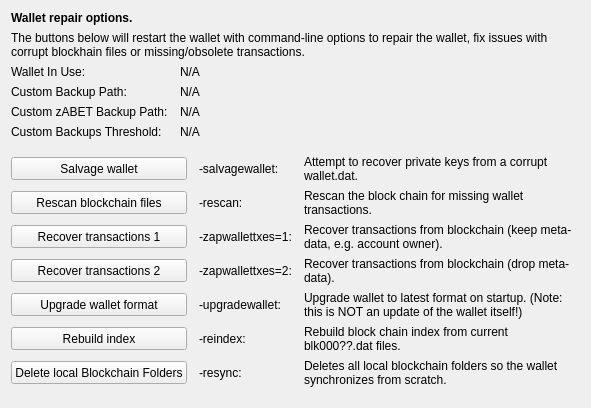
     <widget class="QWidget" name="tab_repair">
      <attribute name="title">
       <string>&amp;Wallet Repair</string>
      </attribute>
      <layout class="QGridLayout" name="gridLayout_4" columnstretch="0,0,0,0">
       <property name="horizontalSpacing">
        <number>12</number>
       </property>
       <item row="0" column="0" colspan="4">
        <widget class="QLabel" name="label_repair_header">
         <property name="font">
          <font>
           <weight>75</weight>
           <bold>true</bold>
          </font>
         </property>
         <property name="text">
          <string>Wallet repair options.</string>
         </property>
        </widget>
       </item>
       <item row="1" column="0" colspan="4">
        <widget class="QLabel" name="label_repair_helptext">
         <property name="font">
          <font>
           <weight>50</weight>
           <bold>false</bold>
          </font>
         </property>
         <property name="text">
          <string>The buttons below will restart the wallet with command-line options to repair the wallet, fix issues with corrupt blockhain files or missing/obsolete transactions.</string>
         </property>
         <property name="wordWrap">
          <bool>true</bool>
         </property>
        </widget>
       </item>
       <item row="2" column="0">
        <widget class="QLabel" name="wallet_path_label">
         <property name="text">
          <string>Wallet In Use:</string>
         </property>
        </widget>
       </item>
       <item row="2" column="1" colspan="3">
        <widget class="QLabel" name="wallet_path">
         <property name="cursor">
          <cursorShape>IBeamCursor</cursorShape>
         </property>
         <property name="text">
          <string>N/A</string>
         </property>
         <property name="textFormat">
          <enum>Qt::PlainText</enum>
         </property>
         <property name="textInteractionFlags">
          <set>Qt::LinksAccessibleByMouse|Qt::TextSelectableByKeyboard|Qt::TextSelectableByMouse</set>
         </property>
        </widget>
       </item>
       <item row="3" column="0">
        <widget class="QLabel" name="wallet_custombackuppath_label">
         <property name="text">
          <string>Custom Backup Path:</string>
         </property>
         <property name="visible">
          <bool>false</bool>
         </property>
        </widget>
       </item>
       <item row="3" column="1" colspan="3">
        <widget class="QLabel" name="wallet_custombackuppath">
         <property name="cursor">
          <cursorShape>IBeamCursor</cursorShape>
         </property>
         <property name="text">
          <string>N/A</string>
         </property>
         <property name="textFormat">
          <enum>Qt::PlainText</enum>
         </property>
         <property name="textInteractionFlags">
          <set>Qt::LinksAccessibleByMouse|Qt::TextSelectableByKeyboard|Qt::TextSelectableByMouse</set>
         </property>
         <property name="visible">
          <bool>false</bool>
         </property>
        </widget>
       </item>
       <item row="4" column="0">
        <widget class="QLabel" name="wallet_customzabetbackuppath_label">
         <property name="text">
          <string>Custom zABET Backup Path:</string>
         </property>
         <property name="visible">
          <bool>false</bool>
         </property>
        </widget>
       </item>
       <item row="4" column="1" colspan="3">
        <widget class="QLabel" name="wallet_customzabetbackuppath">
         <property name="cursor">
          <cursorShape>IBeamCursor</cursorShape>
         </property>
         <property name="text">
          <string>N/A</string>
         </property>
         <property name="textFormat">
          <enum>Qt::PlainText</enum>
         </property>
         <property name="textInteractionFlags">
          <set>Qt::LinksAccessibleByMouse|Qt::TextSelectableByKeyboard|Qt::TextSelectableByMouse</set>
         </property>
         <property name="visible">
          <bool>false</bool>
         </property>
        </widget>
       </item>
       <item row="5" column="0">
        <widget class="QLabel" name="wallet_custombackupthreshold_label">
         <property name="text">
          <string>Custom Backups Threshold:</string>
         </property>
         <property name="visible">
          <bool>false</bool>
         </property>
        </widget>
       </item>
       <item row="5" column="1" colspan="3">
        <widget class="QLabel" name="wallet_custombackupthreshold">
         <property name="cursor">
          <cursorShape>IBeamCursor</cursorShape>
         </property>
         <property name="text">
          <string>N/A</string>
         </property>
         <property name="textFormat">
          <enum>Qt::PlainText</enum>
         </property>
         <property name="textInteractionFlags">
          <set>Qt::LinksAccessibleByMouse|Qt::TextSelectableByKeyboard|Qt::TextSelectableByMouse</set>
         </property>
         <property name="visible">
          <bool>false</bool>
         </property>
        </widget>
       </item>
       <item row="6" column="0">
        <spacer name="verticalSpacer_repair1">
         <property name="orientation">
          <enum>Qt::Vertical</enum>
         </property>
         <property name="sizeHint" stdset="0">
          <size>
           <width>10</width>
           <height>10</height>
          </size>
         </property>
        </spacer>
       </item>
       <item row="7" column="0" colspan="2">
        <widget class="QPushButton" name="btn_salvagewallet">
         <property name="minimumSize">
          <size>
           <width>100</width>
           <height>23</height>
          </size>
         </property>
         <property name="text">
          <string>Salvage wallet</string>
         </property>
        </widget>
       </item>
       <item row="7" column="2">
        <widget class="QLabel" name="label_repair_salvage_command">
         <property name="text">
          <string notr="true">-salvagewallet:</string>
         </property>
        </widget>
       </item>
       <item row="7" column="3">
        <widget class="QLabel" name="label_repair_salvage">
         <property name="text">
          <string>Attempt to recover private keys from a corrupt wallet.dat.</string>
         </property>
         <property name="wordWrap">
          <bool>true</bool>
         </property>
        </widget>
       </item>
       <item row="8" column="0" colspan="2">
        <widget class="QPushButton" name="btn_rescan">
         <property name="minimumSize">
          <size>
           <width>100</width>
           <height>23</height>
          </size>
         </property>
         <property name="text">
          <string>Rescan blockchain files</string>
         </property>
        </widget>
       </item>
       <item row="8" column="2">
        <widget class="QLabel" name="label_repair_rescan_command">
         <property name="text">
          <string notr="true">-rescan:</string>
         </property>
        </widget>
       </item>
       <item row="8" column="3">
        <widget class="QLabel" name="label_repair_rescan">
         <property name="text">
          <string>Rescan the block chain for missing wallet transactions.</string>
         </property>
         <property name="wordWrap">
          <bool>true</bool>
         </property>
        </widget>
       </item>
       <item row="9" column="0" colspan="2">
        <widget class="QPushButton" name="btn_zapwallettxes1">
         <property name="minimumSize">
          <size>
           <width>100</width>
           <height>23</height>
          </size>
         </property>
         <property name="text">
          <string>Recover transactions 1</string>
         </property>
        </widget>
       </item>
       <item row="9" column="2">
        <widget class="QLabel" name="label_repair_zap1_command">
         <property name="text">
          <string notr="true">-zapwallettxes=1:</string>
         </property>
        </widget>
       </item>
       <item row="9" column="3">
        <widget class="QLabel" name="label_repair_zap1">
         <property name="text">
          <string>Recover transactions from blockchain (keep meta-data, e.g. account owner).</string>
         </property>
         <property name="wordWrap">
          <bool>true</bool>
         </property>
        </widget>
       </item>
       <item row="10" column="0" colspan="2">
        <widget class="QPushButton" name="btn_zapwallettxes2">
         <property name="minimumSize">
          <size>
           <width>100</width>
           <height>23</height>
          </size>
         </property>
         <property name="text">
          <string>Recover transactions 2</string>
         </property>
        </widget>
       </item>
       <item row="10" column="2">
        <widget class="QLabel" name="label_repair_zap2_command">
         <property name="text">
          <string notr="true">-zapwallettxes=2:</string>
         </property>
        </widget>
       </item>
       <item row="10" column="3">
        <widget class="QLabel" name="label_repair_zap2">
         <property name="text">
          <string>Recover transactions from blockchain (drop meta-data).</string>
         </property>
         <property name="wordWrap">
          <bool>true</bool>
         </property>
        </widget>
       </item>
       <item row="11" column="0" colspan="2">
        <widget class="QPushButton" name="btn_upgradewallet">
         <property name="minimumSize">
          <size>
           <width>100</width>
           <height>23</height>
          </size>
         </property>
         <property name="text">
          <string>Upgrade wallet format</string>
         </property>
        </widget>
       </item>
       <item row="11" column="2">
        <widget class="QLabel" name="label_repair_upgrade_command">
         <property name="text">
          <string notr="true">-upgradewallet:</string>
         </property>
        </widget>
       </item>
       <item row="11" column="3">
        <widget class="QLabel" name="label_repair_upgrade">
         <property name="text">
          <string>Upgrade wallet to latest format on startup. (Note: this is NOT an update of the wallet itself!)</string>
         </property>
         <property name="wordWrap">
          <bool>true</bool>
         </property>
        </widget>
       </item>
       <item row="12" column="0" colspan="2">
        <widget class="QPushButton" name="btn_reindex">
         <property name="minimumSize">
          <size>
           <width>100</width>
           <height>23</height>
          </size>
         </property>
         <property name="text">
          <string>Rebuild index</string>
         </property>
        </widget>
       </item>
       <item row="12" column="2">
        <widget class="QLabel" name="label_repair_reindex_command">
         <property name="text">
          <string notr="true">-reindex:</string>
         </property>
        </widget>
       </item>
       <item row="12" column="3">
        <widget class="QLabel" name="label_repair_reindex">
         <property name="text">
          <string>Rebuild block chain index from current blk000??.dat files.</string>
         </property>
         <property name="wordWrap">
          <bool>true</bool>
         </property>
        </widget>
       </item>
       <item row="13" column="0" colspan="2">
        <widget class="QPushButton" name="btn_resync">
         <property name="minimumSize">
          <size>
           <width>100</width>
           <height>23</height>
          </size>
         </property>
         <property name="text">
          <string>Delete local Blockchain Folders</string>
         </property>
        </widget>
       </item>
       <item row="13" column="2">
        <widget class="QLabel" name="label_repair_resync_command">
         <property name="text">
          <string>-resync:</string>
         </property>
        </widget>
       </item>
       <item row="13" column="3">
        <widget class="QLabel" name="label_repair_resync">
         <property name="text">
          <string>Deletes all local blockchain folders so the wallet synchronizes from scratch.</string>
         </property>
         <property name="wordWrap">
          <bool>true</bool>
         </property>
        </widget>
       </item>
       <item row="14" column="0">
        <spacer name="verticalSpacer_repair2">
         <property name="orientation">
          <enum>Qt::Vertical</enum>
         </property>
         <property name="sizeHint" stdset="0">
          <size>
           <width>20</width>
           <height>10</height>
          </size>
         </property>
        </spacer>
       </item>
      </layout>
     </widget>
